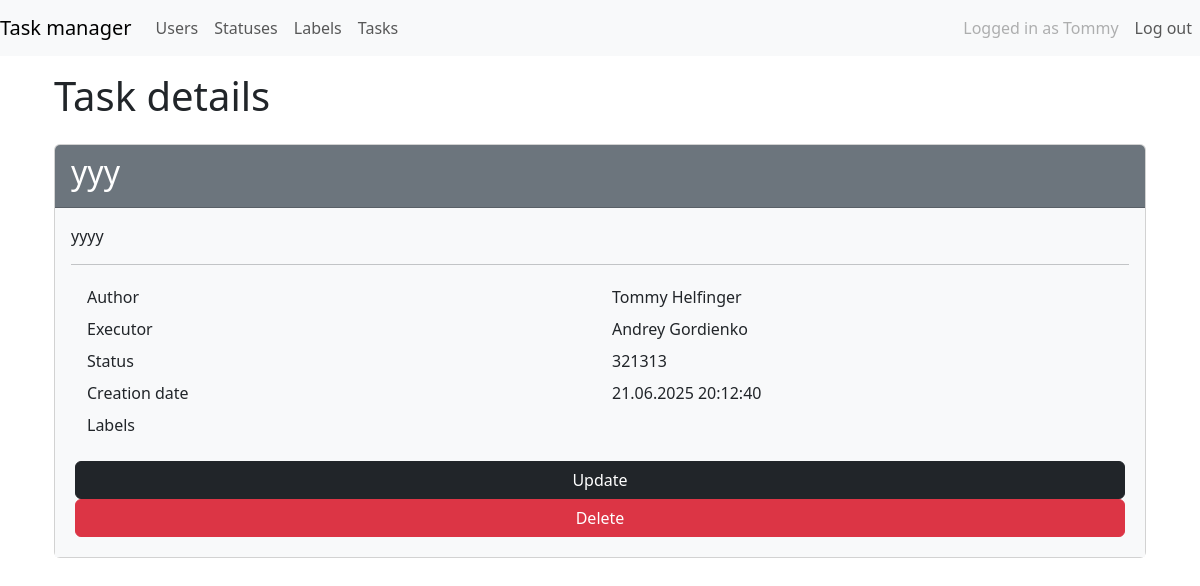
Page /tasks/3/ (signed in) on the committed database.
### task_manager/users/models.py (models this page shows)
class MyUser(AbstractUser):
    created_at = models.DateTimeField(_("Creation date"), auto_now_add=True)
    def __str__(self):
        return self.get_full_name()

### task_manager/tasks/models.py (models this page shows, shortened)
class Task(models.Model):
    name = models.CharField(
        verbose_name="Имя",
        max_length=150,
        null=False,
        blank=False,
        unique=True,
    )
    description = models.TextField(
        verbose_name="Описание",
        blank=True,
    )
    status = models.ForeignKey(Status, on_delete=models.PROTECT, verbose_name="Статус")
    executor = models.ForeignKey(
        MyUser,
        on_delete=models.CASCADE,
        blank=True,
        null=True,
        verbose_name="Исполнитель",
        related_name="executors",
    )
    author = models.ForeignKey(
        MyUser,
        on_delete=models.CASCADE,
        verbose_name="Автор",
        related_name="authors",
    )
    labels = models.ManyToManyField(
        Label,
        blank=True,
        verbose_name="Метки",
        related_name="labels",
        through="TaskLabels",
    )
    created_at = models.DateTimeField(
        verbose_name="Дата создания",
        auto_now_add=True,
    )
    class Meta:
        verbose_name = "Task"
        verbose_name_plural = "Tasks"

### task_manager/statuses/models.py (models this page shows)
class Status(models.Model):
    name = models.CharField(max_length=100, unique=True)
    created_at = models.DateTimeField(auto_now_add=True)
    def __str__(self):
        return self.name

### task_manager/tasks/views.py (the view)
# urls.py: path("<int:pk>/", DetailTaskView.as_view(), name="detail_task"),
class DetailTaskView(LoginRequiredMixin, DetailView):
    model = Task
    template_name = "tasks/detail.html"

### task_manager/templates/tasks/detail.html (shortened to what this page needs)
{% extends 'task_manager/base.html' %}
{% load django_bootstrap5 %}
{% load i18n %}
{% block content %}
<div class="container wrapper flex-grow-1">
    <h1 class="my-4">{% translate "Task details" %}</h1>
    <div class="card">
        <div class="card-header bg-secondary text-white">
            <h2>{{ task.name }}</h2>
        </div>
        <div class="card-body bg-light">
            <p>{{ task.description }}</p>
            <hr>
            <div class="container">
                <div class="row p-1">
                    <div class="col">{% translate "Author" %}</div>
                    <div class="col">{{ task.author }}</div>
                </div>
                <div class="row p-1">
                    <div class="col">{% translate "Executor" %}</div>
                    <div class="col">{{ task.executor }}</div>
                </div>
                <div class="row p-1">
                    <div class="col">{% translate "Status" %}</div>
                    <div class="col">{{ task.status }}</div>
                </div>
                <div class="row p-1">
                    <div class="col">{% translate "Creation date" %}</div>
                    <div class="col">{{ task.created_at|date:"d.m.Y H:i:s" }}</div>
                </div>
                <div class="row p-1">
                    <div class="col">{% translate "Labels" %}</div>
                    <ul class="col p1">
                    </ul>
                </div>
                <div class="row p-1 mt-3">
                    <button onclick="location.href='{% url 'tasks:update_task' task.pk %}'" class="btn btn-dark ml-3">
                        {% translate "Update" %}
                    </button>
                    <button onclick="location.href='{% url 'tasks:delete_task' task.pk %}'" class="btn btn-danger ml-3">
                        {% translate "Delete" %}
                    </button>
                </div>
            </div>
        </div>
    </div>
</div>
{% endblock %}

### task_manager/templates/task_manager/base.html (shortened to what this page needs)
{% load django_bootstrap5 %}
{% load i18n %}
{% get_current_language as LANGUAGE_CODE %}
{% bootstrap_css %}
<!doctype html>
<html lang="{{ LANGUAGE_CODE }}" class="h-100">
{% block header %}
<head>
</head>
{% endblock %}
{% block navbar %}
<body class="d-flex flex-column h-100">
    <header>
        <nav class="navbar navbar-expand-md navbar-light fixed-top bg-light">
            <a class="navbar-brand" href="{% url 'index' %}">{% translate "Task manager" %}</a>
            <div class="collapse navbar-collapse" id="navbarCollapse">
                <ul class="navbar-nav mr-auto">
                    <li class="nav-item">
                        <a class="nav-link" href="{% url 'users:user_list' %}">{% translate "Users" %}</a>
                    </li>
                    {% if user.is_authenticated %}
                    <li class="nav-item">
                        <a class="nav-link" href="{% url 'statuses:status_list' %}">{% translate "Statuses" %}</a>
                    </li>
                    <li class="nav-item">
                        <a class="nav-link" href="{% url 'labels:label_list' %}">{% translate "Labels" %}</a>
                    </li>
                    <li class="nav-item">
                        <a class="nav-link" href="{% url 'tasks:task_list' %}">{% translate "Tasks" %}</a>
                    </li>
                    {% endif %}
                </ul>
            </div>
            <div class="collapse navbar-collapse flex-grow-0" id="navbarSupportedContent">
                <ul class="navbar-nav text-right">
                    {% if not user.is_authenticated %}
                    <li class="nav-item active ">
                        <a class="nav-link" href="{% url 'login' %}">{% translate "Log in" %}</a>
                    </li>
                    <li class="nav-item active">
                        <a class="nav-link" href="{% url 'users:create_user' %}">{% translate "Sign up" %}</a>
                    </li>
                    {% else %}
                    <li class="nav-item">
                        <a class="nav-link disabled" href="#" tabindex="-1" aria-disabled="true">
                            {% translate "Logged in as" %}
                            {{user.username }}</a>
                    </li>
                    <li class="nav-item active">
                        <a class="nav-link" href="{% url 'logout' %}">{% translate "Log out" %}</a>
                    </li>
                    {% endif %}
                </ul>
            </div>
        </nav>
    </header>
    {% endblock %}
    <main role="main" class="flex-shrink-0 mt-5">
        <div class="container">
            {% block content %}{% endblock %}
        </div>
    </main>
</html>

### rows in the picture
MyUser: username "Tommy"
Task: name "ууу", description "уууу", author "Tommy Helfinger", executor "Andrey Gordienko", status "321313", created_at "21.06.2025 20:12:40"
